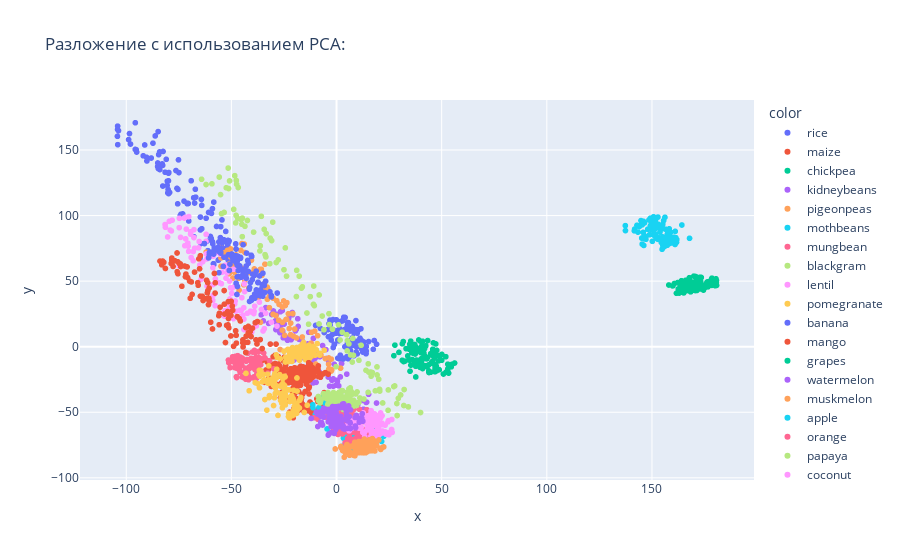

Source (notebook cell):
### Markdown cell above
Разложение с использованием PCA:

### Code cell
from sklearn.decomposition import PCA
pca=PCA(n_components=2)
df_pca=pca.fit_transform(df.drop(['Label'],axis=1))
df_pca=pd.DataFrame(df_pca)
fig = px.scatter(x=df_pca[0],y=df_pca[1],color=df['Label'],title="Разложение с использованием PCA:")
fig.show()
